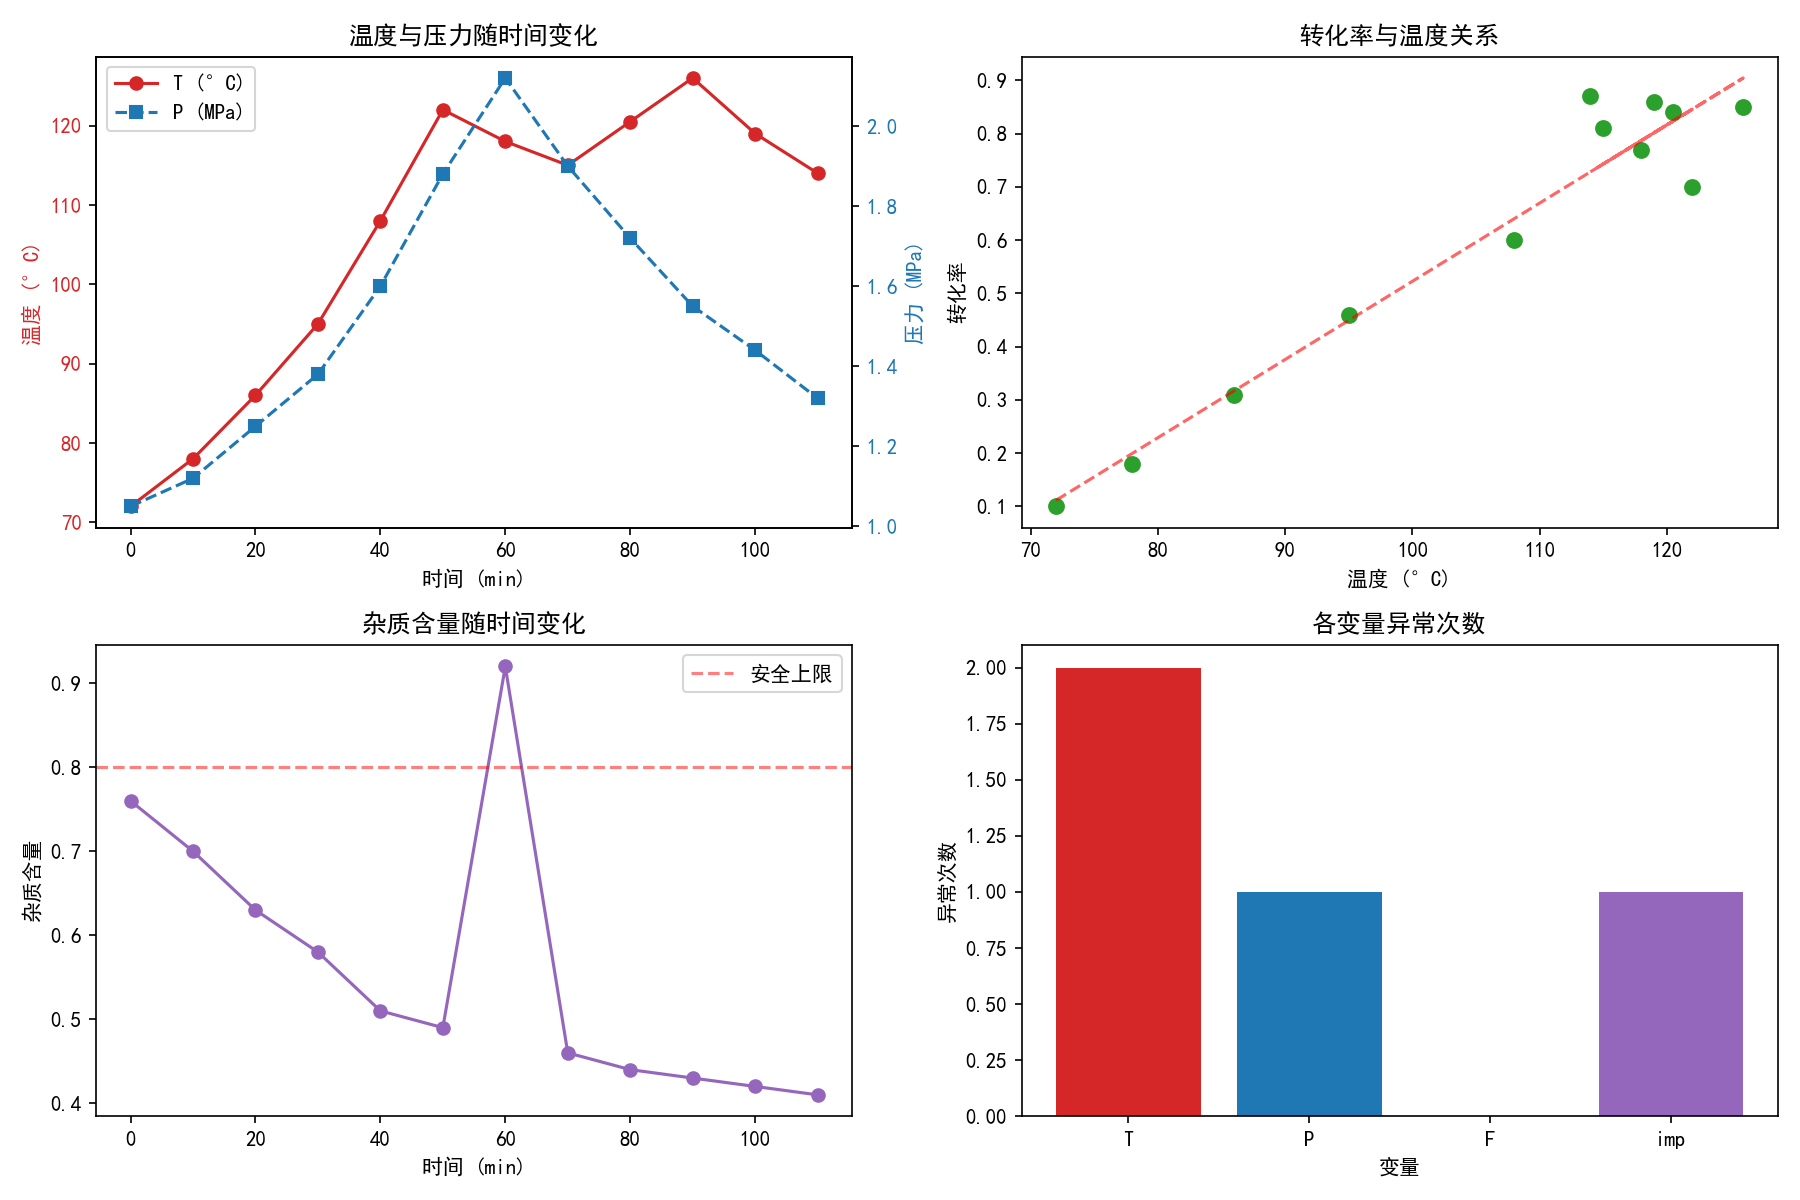

Write Python code to recreate this figure.
"""
反应釜数据分析与报警系统
"""

import copy
import math
import numpy as np

# ============================================================
# 基础数据
# ============================================================
records = [
    {"time": 0,   "T": 72,   "P": 1.05, "F": 9.8,  "conv": 0.10, "imp": 0.76},
    {"time": 10,  "T": 78,   "P": 1.12, "F": 10.1, "conv": 0.18, "imp": 0.70},
    {"time": 20,  "T": 86,   "P": 1.25, "F": 10.4, "conv": 0.31, "imp": 0.63},
    {"time": 30,  "T": 95,   "P": 1.38, "F": 10.8, "conv": 0.46, "imp": 0.58},
    {"time": 40,  "T": 108,  "P": 1.60, "F": 11.1, "conv": 0.60, "imp": 0.51},
    {"time": 50,  "T": 122,  "P": 1.88, "F": 11.3, "conv": 0.70, "imp": 0.49},
    {"time": 60,  "T": 118,  "P": 2.12, "F": 11.6, "conv": 0.77, "imp": 0.92},
    {"time": 70,  "T": 115,  "P": 1.90, "F": 10.9, "conv": 0.81, "imp": 0.46},
    {"time": 80,  "T": None, "P": 1.72, "F": 10.5, "conv": 0.84, "imp": 0.44},
    {"time": 90,  "T": 126,  "P": 1.55, "F": None, "conv": 0.85, "imp": 0.43},
    {"time": 100, "T": 119,  "P": None, "F": 9.9,  "conv": 0.86, "imp": 0.42},
    {"time": 110, "T": 114,  "P": 1.32, "F": 9.5,  "conv": 0.87, "imp": 0.41}
]

VARIABLES = ["T", "P", "F", "conv", "imp"]

# 安全范围
SAFE_RANGES = {
    "T": (70, 120),
    "P": (1.0, 2.0),
    "F": (8.0, 12.0),
    "imp": (None, 0.80)  # 仅上限
}

# 严重超限界限
SEVERE_LIMITS = {
    "T": (60, 130),
    "P": (0.8, 2.3),
    "F": (7.0, 13.0),
    "imp": (None, 1.0)
}


# ============================================================
# 任务一：数据读取、组织与基本检查
# ============================================================
def task_basic_check(records):
    """输出所有采样时间点，统计有效/缺失值，输出缺失详情"""
    print("=== 采样时间点 ===")
    times = [r["time"] for r in records]
    print(times)

    print("\n=== 各变量有效数据与缺失值统计 ===")
    for var in VARIABLES:
        valid = sum(1 for r in records if r[var] is not None)
        missing = len(records) - valid
        print(f"变量 {var}：有效数据 {valid} 个，缺失值 {missing} 个")

    print("\n=== 缺失值详情 ===")
    for var in VARIABLES:
        missing_times = [r["time"] for r in records if r[var] is None]
        for t in missing_times:
            print(f"变量 {var} 存在 1 个缺失值，缺失时间点为：{t} min")


# ============================================================
# 任务二：缺失值处理函数
# ============================================================
def fill_missing(records, variable):
    """对指定变量填补缺失值，返回新数据不破坏原数据"""
    new_records = copy.deepcopy(records)
    n = len(new_records)

    for i in range(n):
        if new_records[i][variable] is not None:
            continue
        time = new_records[i]["time"]

        # 向前找有效值
        prev_val = None
        for j in range(i - 1, -1, -1):
            if new_records[j][variable] is not None:
                prev_val = new_records[j][variable]
                break

        # 向后找有效值
        next_val = None
        for j in range(i + 1, n):
            if new_records[j][variable] is not None:
                next_val = new_records[j][variable]
                break

        if prev_val is not None and next_val is not None:
            fill_val = round((prev_val + next_val) / 2, 2)
            print(f"{variable} 在 {time} min 处缺失，已用 {prev_val} 和 {next_val} 的平均值 {fill_val} 填补")
        elif prev_val is not None:
            fill_val = prev_val
            print(f"{variable} 在 {time} min 处缺失，已是边界，用前值 {fill_val} 填补")
        elif next_val is not None:
            fill_val = next_val
            print(f"{variable} 在 {time} min 处缺失，已是边界，用后值 {fill_val} 填补")
        else:
            fill_val = 0
            print(f"{variable} 在 {time} min 处缺失，无有效数据，用 0 填补")

        new_records[i][variable] = fill_val

    return new_records


# ============================================================
# 任务三：安全状态判断
# ============================================================
def judge_status(record):
    """根据单条记录判断反应釜运行状态"""
    # 检查缺失
    for var in ["T", "P", "F", "imp"]:
        if record[var] is None:
            return "数据缺失，无法判断"

    abnormal = []

    # 判断各变量是否超限
    if record["T"] < SAFE_RANGES["T"][0] or record["T"] > SAFE_RANGES["T"][1]:
        abnormal.append("温度")
    if record["P"] < SAFE_RANGES["P"][0] or record["P"] > SAFE_RANGES["P"][1]:
        abnormal.append("压力")
    if record["F"] < SAFE_RANGES["F"][0] or record["F"] > SAFE_RANGES["F"][1]:
        abnormal.append("流量")
    if record["imp"] > SAFE_RANGES["imp"][1]:
        abnormal.append("杂质")

    if len(abnormal) == 0:
        return "运行正常"
    elif len(abnormal) == 1:
        return abnormal[0] + "异常"
    else:
        return "多变量异常"


def task_status_all(records):
    """遍历所有记录输出安全状态"""
    print("\n=== 反应釜安全状态 ===")
    for r in records:
        status = judge_status(r)
        print(f"time = {r['time']} min，状态：{status}")


# ============================================================
# 任务四：描述性统计分析
# ============================================================
def calculate_statistics(values):
    """输入数值列表，返回统计指标字典，自动忽略 None"""
    clean = [v for v in values if v is not None]
    n = len(clean)

    if n == 0:
        return {"mean": 0, "median": 0, "min": 0, "max": 0,
                "range": 0, "variance": 0, "std": 0}

    total = sum(clean)
    mean = total / n

    # 排序
    sorted_vals = sorted(clean)
    if n % 2 == 1:
        median = sorted_vals[n // 2]
    else:
        median = (sorted_vals[n // 2 - 1] + sorted_vals[n // 2]) / 2

    min_val = sorted_vals[0]
    max_val = sorted_vals[-1]
    range_val = max_val - min_val

    # 方差 (总体方差)
    variance = sum((x - mean) ** 2 for x in clean) / n
    std = math.sqrt(variance)

    return {
        "mean": round(mean, 3),
        "median": round(median, 3),
        "min": round(min_val, 3),
        "max": round(max_val, 3),
        "range": round(range_val, 3),
        "variance": round(variance, 3),
        "std": round(std, 3)
    }


def task_statistics_all(records):
    """计算所有变量统计指标并打印"""
    print("\n=== 描述性统计结果 ===")
    for var in VARIABLES:
        vals = [r[var] for r in records]
        stats = calculate_statistics(vals)
        print(f"\n变量 {var}：")
        print(f"  mean = {stats['mean']}")
        print(f"  median = {stats['median']}")
        print(f"  min = {stats['min']}")
        print(f"  max = {stats['max']}")
        print(f"  range = {stats['range']}")
        print(f"  variance = {stats['variance']}")
        print(f"  std = {stats['std']}")


# ============================================================
# 任务五：IQR 异常值检测
# ============================================================
def detect_outliers_iqr(values):
    """IQR 方法检测异常值"""
    clean = [v for v in values if v is not None]
    sorted_vals = sorted(clean)
    n = len(sorted_vals)

    # Q1、Q3
    def percentile_25(data):
        idx = 0.25 * (len(data) - 1)
        lo = int(idx)
        hi = lo + 1
        frac = idx - lo
        return data[lo] * (1 - frac) + data[hi] * frac

    def percentile_75(data):
        idx = 0.75 * (len(data) - 1)
        lo = int(idx)
        hi = lo + 1
        frac = idx - lo
        return data[lo] * (1 - frac) + data[hi] * frac

    q1 = percentile_25(sorted_vals)
    q3 = percentile_75(sorted_vals)
    iqr = q3 - q1
    lower = q1 - 1.5 * iqr
    upper = q3 + 1.5 * iqr

    outliers = [v for v in clean if v < lower or v > upper]

    return q1, q3, iqr, lower, upper, outliers


def task_outliers_all(records):
    """检测所有变量的 IQR 异常值并输出"""
    print("\n=== IQR 异常值检测 ===")
    for var in ["T", "P", "F", "imp"]:
        vals = [r[var] for r in records]
        q1, q3, iqr, lower, upper, outliers = detect_outliers_iqr(vals)
        print(f"\n变量 {var}：")
        print(f"  Q1 = {q1:.3f}, Q3 = {q3:.3f}, IQR = {iqr:.3f}")
        print(f"  下限 = {lower:.3f}, 上限 = {upper:.3f}")
        if outliers:
            outlier_times = []
            for r in records:
                if r[var] is not None and (r[var] < lower or r[var] > upper):
                    outlier_times.append((r["time"], r[var]))
            for t, v in outlier_times:
                print(f"  异常值：time = {t} min，值 = {v}")
        else:
            print("  无异常值")


# ============================================================
# 任务六：Pearson 相关系数
# ============================================================
def pearson_corr(x, y):
    """计算 Pearson 相关系数，自动跳过含 None 的数据点"""
    pairs = [(a, b) for a, b in zip(x, y) if a is not None and b is not None]
    n = len(pairs)
    if n < 2:
        return None

    sum_x = sum(p[0] for p in pairs)
    sum_y = sum(p[1] for p in pairs)
    sum_xy = sum(p[0] * p[1] for p in pairs)
    sum_x2 = sum(p[0] ** 2 for p in pairs)
    sum_y2 = sum(p[1] ** 2 for p in pairs)

    numerator = n * sum_xy - sum_x * sum_y
    denominator = math.sqrt((n * sum_x2 - sum_x ** 2) * (n * sum_y2 - sum_y ** 2))

    if denominator == 0:
        return None
    return numerator / denominator


def interpret_correlation(r):
    """根据 r 值给出相关性判断"""
    if r is None:
        return "无法计算"
    if r >= 0.8:
        return "强正相关"
    elif r >= 0.4:
        return "中等正相关"
    elif r > -0.4:
        return "弱相关"
    elif r > -0.8:
        return "中等负相关"
    else:
        return "强负相关"


def task_correlation_all(records):
    """计算多组变量间的相关系数"""
    print("\n=== Pearson 相关系数分析 ===")

    pairs = [("T", "conv"), ("T", "P"), ("conv", "imp"), ("F", "conv")]
    for var1, var2 in pairs:
        x = [r[var1] for r in records]
        y = [r[var2] for r in records]
        r = pearson_corr(x, y)
        if r is not None:
            print(f"  {var1} 与 {var2}：r = {r:.4f}，{interpret_correlation(r)}")
        else:
            print(f"  {var1} 与 {var2}：无法计算")


# ============================================================
# 任务七：报警等级系统
# ============================================================
def alarm_level(record):
    """判断单条记录的报警等级"""
    for var in ["T", "P", "F", "imp"]:
        if record[var] is None:
            return -1  # 数据缺失

    level = 0  # 0: 正常, 1: 注意, 2: 警告, 3: 危险

    severe_count = 0

    for var in ["T", "P", "F", "imp"]:
        val = record[var]

        # 检查是否超限（轻微）
        if var == "imp":
            slight = val > SAFE_RANGES["imp"][1]
        else:
            slight = val < SAFE_RANGES[var][0] or val > SAFE_RANGES[var][1]

        # 检查是否严重超限
        if var == "imp":
            severe = val > SEVERE_LIMITS["imp"][1] if SEVERE_LIMITS["imp"][1] else False
        else:
            severe = val < SEVERE_LIMITS[var][0] or val > SEVERE_LIMITS[var][1]

        if severe:
            severe_count += 1
        elif slight:
            if level < 1:
                level = 1

    if severe_count >= 2:
        level = 3
    elif severe_count == 1:
        level = 2

    return level


def task_alarm_all(records):
    """输出每个时间点的报警等级并统计"""
    print("\n=== 报警等级统计 ===")
    level_counts = {0: 0, 1: 0, 2: 0, 3: 0}

    for r in records:
        level = alarm_level(r)
        if level == -1:
            print(f"time = {r['time']} min，数据缺失，无法判断等级")
        else:
            level_names = ["正常", "注意", "警告", "危险"]
            print(f"time = {r['time']} min，等级 {level}（{level_names[level]}）")
            level_counts[level] += 1

    print("\n各等级出现次数：")
    for level in range(4):
        print(f"{level} 级（{['正常','注意','警告','危险'][level]}）：{level_counts[level]} 次")


# ============================================================
# 可视化
# ============================================================
def plot_visualizations(records):
    """绘制四类图形"""
    try:
        import matplotlib.pyplot as plt

        # 提取数据（用填补后的完整数据）
        filled = copy.deepcopy(records)
        for var in ["T", "P", "F", "imp"]:
            filled = fill_missing(filled, var)

        times = [r["time"] for r in filled]
        temps = [r["T"] for r in filled]
        pressures = [r["P"] for r in filled]
        flows = [r["F"] for r in filled]
        imp = [r["imp"] for r in filled]
        conv = [r["conv"] for r in filled]

        plt.rcParams['font.sans-serif'] = ['SimHei', 'Microsoft YaHei', 'DejaVu Sans']
        plt.rcParams['axes.unicode_minus'] = False

        fig, axes = plt.subplots(2, 2, figsize=(12, 8))

        # 1. 温度、压力随时间变化
        ax1 = axes[0, 0]
        ax1.plot(times, temps, 'o-', color='tab:red', label='T (°C)')
        ax1.set_xlabel('时间 (min)')
        ax1.set_ylabel('温度 (°C)', color='tab:red')
        ax1.tick_params(axis='y', labelcolor='tab:red')

        ax1b = ax1.twinx()
        ax1b.plot(times, pressures, 's--', color='tab:blue', label='P (MPa)')
        ax1b.set_ylabel('压力 (MPa)', color='tab:blue')
        ax1b.tick_params(axis='y', labelcolor='tab:blue')
        ax1.set_title('温度与压力随时间变化')
        lines1, labels1 = ax1.get_legend_handles_labels()
        lines1b, labels1b = ax1b.get_legend_handles_labels()
        ax1.legend(lines1 + lines1b, labels1 + labels1b)

        # 2. 转化率与温度散点图
        ax2 = axes[0, 1]
        ax2.scatter(temps, conv, c='tab:green', s=50)
        ax2.set_xlabel('温度 (°C)')
        ax2.set_ylabel('转化率')
        ax2.set_title('转化率与温度关系')
        # 趋势线
        z = np.polyfit(temps, conv, 1)
        p = np.poly1d(z)
        ax2.plot(temps, p(temps), 'r--', alpha=0.6)

        # 3. 杂质含量随时间变化
        ax3 = axes[1, 0]
        ax3.plot(times, imp, 'o-', color='tab:purple')
        ax3.axhline(y=0.80, color='r', linestyle='--', alpha=0.5, label='安全上限')
        ax3.set_xlabel('时间 (min)')
        ax3.set_ylabel('杂质含量')
        ax3.set_title('杂质含量随时间变化')
        ax3.legend()

        # 4. 各变量异常次数柱状图
        ax4 = axes[1, 1]
        var_names = ['T', 'P', 'F', 'imp']
        abnormal_counts = []
        for var in var_names:
            if var == "imp":
                cnt = sum(1 for r in records if r[var] is not None and r[var] > SAFE_RANGES[var][1])
            else:
                cnt = sum(1 for r in records if r[var] is not None and
                          (r[var] < SAFE_RANGES[var][0] or r[var] > SAFE_RANGES[var][1]))
            abnormal_counts.append(cnt)

        ax4.bar(var_names, abnormal_counts, color=['tab:red', 'tab:blue', 'tab:orange', 'tab:purple'])
        ax4.set_xlabel('变量')
        ax4.set_ylabel('异常次数')
        ax4.set_title('各变量异常次数')

        plt.tight_layout()
        plt.savefig('reactor_analysis.png', dpi=150)
        plt.show()
        print("\n可视化图片已保存为 reactor_analysis.png")

    except ImportError:
        print("\n未安装 matplotlib，跳过可视化")
    except Exception as e:
        print(f"\n可视化出错: {e}")


# ============================================================
# 任务八：菜单系统
# ============================================================
def show_menu():
    """显示主菜单"""
    print("\n" + "=" * 40)
    print("     反应釜数据分析系统")
    print("=" * 40)
    print("1.  查看原始数据")
    print("2.  检查缺失值")
    print("3.  填补缺失值")
    print("4.  判断安全状态")
    print("5.  计算描述性统计指标")
    print("6.  检测异常值")
    print("7.  计算相关系数")
    print("8.  查看报警等级统计")
    print("9.  可视化分析（加分项）")
    print("0.  退出系统")
    print("=" * 40)


def main():
    while True:
        show_menu()
        choice = input("请输入功能编号：").strip()

        if choice == "1":
            print("\n=== 原始数据 ===")
            print(f"{'time':>5} {'T':>6} {'P':>6} {'F':>6} {'conv':>6} {'imp':>6}")
            for r in records:
                t = r["T"] if r["T"] is not None else "None"
                p = r["P"] if r["P"] is not None else "None"
                f = r["F"] if r["F"] is not None else "None"
                c = r["conv"] if r["conv"] is not None else "None"
                imp = r["imp"] if r["imp"] is not None else "None"
                print(f"{r['time']:>5} {str(t):>6} {str(p):>6} {str(f):>6} {str(c):>6} {str(imp):>6}")

        elif choice == "2":
            task_basic_check(records)

        elif choice == "3":
            print("\n=== 填补缺失值 ===")
            filled_records = copy.deepcopy(records)
            for var in ["T", "P", "F", "imp"]:
                filled_records = fill_missing(filled_records, var)
            print("\n填补后的数据：")
            print(f"{'time':>5} {'T':>8} {'P':>8} {'F':>8} {'conv':>8} {'imp':>8}")
            for r in filled_records:
                print(f"{r['time']:>5} {r['T']:>8} {r['P']:>8} {r['F']:>8} {r['conv']:>8} {r['imp']:>8}")

        elif choice == "4":
            task_status_all(records)

        elif choice == "5":
            task_statistics_all(records)

        elif choice == "6":
            task_outliers_all(records)

        elif choice == "7":
            task_correlation_all(records)

        elif choice == "8":
            task_alarm_all(records)

        elif choice == "9":
            plot_visualizations(records)

        elif choice == "0":
            print("感谢使用反应釜数据分析系统，再见！")
            break

        else:
            print("输入有误，请重新输入")

        input("\n按 Enter 键继续...")


if __name__ == "__main__":
    main()
